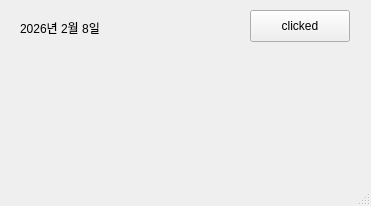
<?xml version="1.0" encoding="UTF-8"?>
<ui version="4.0">
 <class>MainWindow</class>
 <widget class="QMainWindow" name="MainWindow">
  <property name="geometry">
   <rect>
    <x>0</x>
    <y>0</y>
    <width>371</width>
    <height>206</height>
   </rect>
  </property>
  <property name="windowTitle">
   <string>MainWindow</string>
  </property>
  <widget class="QWidget" name="centralwidget">
   <widget class="QPushButton" name="pushButton">
    <property name="geometry">
     <rect>
      <x>250</x>
      <y>10</y>
      <width>100</width>
      <height>32</height>
     </rect>
    </property>
    <property name="text">
     <string>clicked</string>
    </property>
   </widget>
   <widget class="QLabel" name="label">
    <property name="geometry">
     <rect>
      <x>20</x>
      <y>20</y>
      <width>151</width>
      <height>16</height>
     </rect>
    </property>
    <property name="text">
     <string>2026년 2월 8일</string>
    </property>
   </widget>
  </widget>
  <widget class="QMenuBar" name="menubar">
   <property name="geometry">
    <rect>
     <x>0</x>
     <y>0</y>
     <width>371</width>
     <height>33</height>
    </rect>
   </property>
  </widget>
  <widget class="QStatusBar" name="statusbar"/>
 </widget>
 <resources/>
 <connections/>
</ui>
